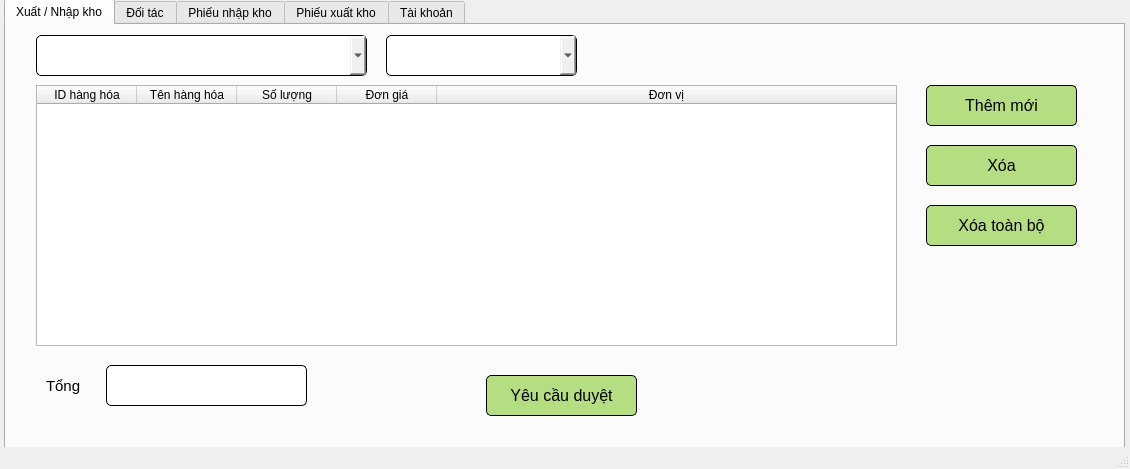
<?xml version="1.0" encoding="UTF-8"?>
<ui version="4.0">
 <class>MainWindow</class>
 <widget class="QMainWindow" name="MainWindow">
  <property name="geometry">
   <rect>
    <x>0</x>
    <y>0</y>
    <width>1130</width>
    <height>469</height>
   </rect>
  </property>
  <property name="windowTitle">
   <string>MainWindow</string>
  </property>
  <property name="styleSheet">
   <string notr="true">QLineEdit {
	border-radius: 5px;
	border: 1px solid #000000;
	padding: 10px;
}
QComboBox {
	border-radius: 5px;
	border: 1px solid #000000;
	padding: 10px;
}</string>
  </property>
  <widget class="QWidget" name="centralwidget">
   <widget class="QTabWidget" name="tabWidget">
    <property name="geometry">
     <rect>
      <x>4</x>
      <y>-1</y>
      <width>1121</width>
      <height>471</height>
     </rect>
    </property>
    <property name="currentIndex">
     <number>0</number>
    </property>
    <widget class="QWidget" name="tab">
     <attribute name="title">
      <string>Xuất / Nhập kho</string>
     </attribute>
     <widget class="QTableWidget" name="prod_table">
      <property name="enabled">
       <bool>true</bool>
      </property>
      <property name="geometry">
       <rect>
        <x>30</x>
        <y>60</y>
        <width>861</width>
        <height>261</height>
       </rect>
      </property>
      <property name="font">
       <font>
        <pointsize>9</pointsize>
       </font>
      </property>
      <property name="selectionMode">
       <enum>QAbstractItemView::SingleSelection</enum>
      </property>
      <property name="selectionBehavior">
       <enum>QAbstractItemView::SelectRows</enum>
      </property>
      <attribute name="horizontalHeaderStretchLastSection">
       <bool>true</bool>
      </attribute>
      <attribute name="verticalHeaderVisible">
       <bool>false</bool>
      </attribute>
      <attribute name="verticalHeaderStretchLastSection">
       <bool>false</bool>
      </attribute>
      <column>
       <property name="text">
        <string>ID hàng hóa</string>
       </property>
      </column>
      <column>
       <property name="text">
        <string>Tên hàng hóa</string>
       </property>
      </column>
      <column>
       <property name="text">
        <string>Số lượng</string>
       </property>
      </column>
      <column>
       <property name="text">
        <string>Đơn giá</string>
       </property>
      </column>
      <column>
       <property name="text">
        <string>Đơn vị</string>
       </property>
      </column>
     </widget>
     <widget class="QPushButton" name="add_prod_btn">
      <property name="geometry">
       <rect>
        <x>920</x>
        <y>60</y>
        <width>151</width>
        <height>41</height>
       </rect>
      </property>
      <property name="styleSheet">
       <string notr="true">QPushButton {
	background: #b5de83;
	border-radius: 5px;
	border: 1px solid #000000;
	font-size: 16px
}</string>
      </property>
      <property name="text">
       <string>Thêm mới</string>
      </property>
     </widget>
     <widget class="QPushButton" name="delete_prod_btn">
      <property name="geometry">
       <rect>
        <x>920</x>
        <y>120</y>
        <width>151</width>
        <height>41</height>
       </rect>
      </property>
      <property name="styleSheet">
       <string notr="true">QPushButton {
	background: #b5de83;
	border-radius: 5px;
	border: 1px solid #000000;
	font-size: 16px
}</string>
      </property>
      <property name="text">
       <string>Xóa</string>
      </property>
     </widget>
     <widget class="QPushButton" name="submit_btn">
      <property name="geometry">
       <rect>
        <x>480</x>
        <y>350</y>
        <width>151</width>
        <height>41</height>
       </rect>
      </property>
      <property name="styleSheet">
       <string notr="true">QPushButton {
	background: #b5de83;
	border-radius: 5px;
	border: 1px solid #000000;
	font-size: 16px
}</string>
      </property>
      <property name="text">
       <string>Yêu cầu duyệt</string>
      </property>
     </widget>
     <widget class="QPushButton" name="delete_all_prod_btn">
      <property name="geometry">
       <rect>
        <x>920</x>
        <y>180</y>
        <width>151</width>
        <height>41</height>
       </rect>
      </property>
      <property name="styleSheet">
       <string notr="true">QPushButton {
	background: #b5de83;
	border-radius: 5px;
	border: 1px solid #000000;
	font-size: 16px
}</string>
      </property>
      <property name="text">
       <string>Xóa toàn bộ</string>
      </property>
     </widget>
     <widget class="QComboBox" name="prtn_box">
      <property name="geometry">
       <rect>
        <x>30</x>
        <y>10</y>
        <width>331</width>
        <height>41</height>
       </rect>
      </property>
      <property name="font">
       <font>
        <pointsize>10</pointsize>
        <kerning>true</kerning>
       </font>
      </property>
      <property name="editable">
       <bool>false</bool>
      </property>
      <property name="frame">
       <bool>true</bool>
      </property>
     </widget>
     <widget class="QComboBox" name="type_box">
      <property name="geometry">
       <rect>
        <x>380</x>
        <y>10</y>
        <width>191</width>
        <height>41</height>
       </rect>
      </property>
      <property name="font">
       <font>
        <pointsize>10</pointsize>
        <kerning>true</kerning>
       </font>
      </property>
      <property name="editable">
       <bool>false</bool>
      </property>
      <property name="frame">
       <bool>true</bool>
      </property>
     </widget>
     <widget class="QLabel" name="label_13">
      <property name="geometry">
       <rect>
        <x>40</x>
        <y>340</y>
        <width>131</width>
        <height>41</height>
       </rect>
      </property>
      <property name="font">
       <font>
        <pointsize>11</pointsize>
       </font>
      </property>
      <property name="text">
       <string>Tổng</string>
      </property>
     </widget>
     <widget class="QLineEdit" name="total_cost">
      <property name="enabled">
       <bool>true</bool>
      </property>
      <property name="geometry">
       <rect>
        <x>100</x>
        <y>340</y>
        <width>201</width>
        <height>41</height>
       </rect>
      </property>
      <property name="font">
       <font>
        <pointsize>9</pointsize>
       </font>
      </property>
      <property name="readOnly">
       <bool>true</bool>
      </property>
      <property name="placeholderText">
       <string/>
      </property>
     </widget>
    </widget>
    <widget class="QWidget" name="tab_2">
     <attribute name="title">
      <string>Đối tác</string>
     </attribute>
     <widget class="QTableWidget" name="prtn_table">
      <property name="geometry">
       <rect>
        <x>40</x>
        <y>10</y>
        <width>871</width>
        <height>261</height>
       </rect>
      </property>
      <property name="selectionMode">
       <enum>QAbstractItemView::SingleSelection</enum>
      </property>
      <property name="selectionBehavior">
       <enum>QAbstractItemView::SelectRows</enum>
      </property>
      <attribute name="horizontalHeaderStretchLastSection">
       <bool>true</bool>
      </attribute>
      <attribute name="verticalHeaderVisible">
       <bool>false</bool>
      </attribute>
      <attribute name="verticalHeaderStretchLastSection">
       <bool>false</bool>
      </attribute>
      <column>
       <property name="text">
        <string>ID</string>
       </property>
      </column>
      <column>
       <property name="text">
        <string>Tên</string>
       </property>
      </column>
      <column>
       <property name="text">
        <string>Mô tả</string>
       </property>
      </column>
     </widget>
     <widget class="QPushButton" name="update_prtn_btn">
      <property name="geometry">
       <rect>
        <x>930</x>
        <y>70</y>
        <width>151</width>
        <height>41</height>
       </rect>
      </property>
      <property name="styleSheet">
       <string notr="true">QPushButton {
	background: #b5de83;
	border-radius: 5px;
	border: 1px solid #000000;
	font-size: 16px
}</string>
      </property>
      <property name="text">
       <string>Sửa đổi</string>
      </property>
     </widget>
     <widget class="QPushButton" name="add_prtn_btn">
      <property name="geometry">
       <rect>
        <x>930</x>
        <y>10</y>
        <width>151</width>
        <height>41</height>
       </rect>
      </property>
      <property name="styleSheet">
       <string notr="true">QPushButton {
	background: #b5de83;
	border-radius: 5px;
	border: 1px solid #000000;
	font-size: 16px
}</string>
      </property>
      <property name="text">
       <string>Thêm mới</string>
      </property>
     </widget>
     <widget class="QPushButton" name="delete_prtn_btn">
      <property name="geometry">
       <rect>
        <x>930</x>
        <y>130</y>
        <width>151</width>
        <height>41</height>
       </rect>
      </property>
      <property name="styleSheet">
       <string notr="true">QPushButton {
	background: #b5de83;
	border-radius: 5px;
	border: 1px solid #000000;
	font-size: 16px
}</string>
      </property>
      <property name="text">
       <string>Xóa</string>
      </property>
     </widget>
    </widget>
    <widget class="QWidget" name="tab_3">
     <attribute name="title">
      <string>Phiếu nhập kho</string>
     </attribute>
     <widget class="QTableWidget" name="import_table">
      <property name="geometry">
       <rect>
        <x>40</x>
        <y>10</y>
        <width>1031</width>
        <height>271</height>
       </rect>
      </property>
      <property name="font">
       <font>
        <pointsize>9</pointsize>
       </font>
      </property>
      <property name="selectionMode">
       <enum>QAbstractItemView::SingleSelection</enum>
      </property>
      <property name="selectionBehavior">
       <enum>QAbstractItemView::SelectRows</enum>
      </property>
      <attribute name="horizontalHeaderStretchLastSection">
       <bool>true</bool>
      </attribute>
      <attribute name="verticalHeaderVisible">
       <bool>false</bool>
      </attribute>
      <attribute name="verticalHeaderStretchLastSection">
       <bool>false</bool>
      </attribute>
      <column>
       <property name="text">
        <string>ID</string>
       </property>
      </column>
      <column>
       <property name="text">
        <string>Tên đối tác</string>
       </property>
      </column>
      <column>
       <property name="text">
        <string>Trạng thái</string>
       </property>
      </column>
      <column>
       <property name="text">
        <string>Tổng giá</string>
       </property>
      </column>
      <column>
       <property name="text">
        <string>Ngày tạo</string>
       </property>
      </column>
     </widget>
     <widget class="QPushButton" name="im_order_item_btn">
      <property name="geometry">
       <rect>
        <x>490</x>
        <y>300</y>
        <width>151</width>
        <height>41</height>
       </rect>
      </property>
      <property name="styleSheet">
       <string notr="true">QPushButton {
	background: #b5de83;
	border-radius: 5px;
	border: 1px solid #000000;
	font-size: 16px
}</string>
      </property>
      <property name="text">
       <string>Chi tiết</string>
      </property>
     </widget>
    </widget>
    <widget class="QWidget" name="tab_4">
     <attribute name="title">
      <string>Phiếu xuất kho</string>
     </attribute>
     <widget class="QPushButton" name="ex_order_item_btn">
      <property name="geometry">
       <rect>
        <x>490</x>
        <y>300</y>
        <width>151</width>
        <height>41</height>
       </rect>
      </property>
      <property name="styleSheet">
       <string notr="true">QPushButton {
	background: #b5de83;
	border-radius: 5px;
	border: 1px solid #000000;
	font-size: 16px
}</string>
      </property>
      <property name="text">
       <string>Chi tiết</string>
      </property>
     </widget>
     <widget class="QTableWidget" name="export_table">
      <property name="geometry">
       <rect>
        <x>40</x>
        <y>10</y>
        <width>1031</width>
        <height>271</height>
       </rect>
      </property>
      <property name="font">
       <font>
        <pointsize>9</pointsize>
       </font>
      </property>
      <property name="selectionMode">
       <enum>QAbstractItemView::SingleSelection</enum>
      </property>
      <property name="selectionBehavior">
       <enum>QAbstractItemView::SelectRows</enum>
      </property>
      <attribute name="horizontalHeaderStretchLastSection">
       <bool>true</bool>
      </attribute>
      <attribute name="verticalHeaderVisible">
       <bool>false</bool>
      </attribute>
      <attribute name="verticalHeaderStretchLastSection">
       <bool>false</bool>
      </attribute>
      <column>
       <property name="text">
        <string>ID</string>
       </property>
      </column>
      <column>
       <property name="text">
        <string>Tên đối tác</string>
       </property>
      </column>
      <column>
       <property name="text">
        <string>Trạng thái</string>
       </property>
      </column>
      <column>
       <property name="text">
        <string>Tổng giá</string>
       </property>
      </column>
      <column>
       <property name="text">
        <string>Ngày tạo</string>
       </property>
      </column>
     </widget>
    </widget>
    <widget class="QWidget" name="tab_5">
     <attribute name="title">
      <string>Tài khoản</string>
     </attribute>
     <widget class="QLabel" name="label_11">
      <property name="geometry">
       <rect>
        <x>20</x>
        <y>20</y>
        <width>131</width>
        <height>41</height>
       </rect>
      </property>
      <property name="font">
       <font>
        <pointsize>11</pointsize>
       </font>
      </property>
      <property name="text">
       <string>Tên đăng nhập</string>
      </property>
     </widget>
     <widget class="QLineEdit" name="username_input">
      <property name="enabled">
       <bool>true</bool>
      </property>
      <property name="geometry">
       <rect>
        <x>170</x>
        <y>20</y>
        <width>331</width>
        <height>41</height>
       </rect>
      </property>
      <property name="font">
       <font>
        <pointsize>9</pointsize>
       </font>
      </property>
      <property name="readOnly">
       <bool>true</bool>
      </property>
      <property name="placeholderText">
       <string/>
      </property>
     </widget>
     <widget class="QLabel" name="label_12">
      <property name="geometry">
       <rect>
        <x>20</x>
        <y>80</y>
        <width>131</width>
        <height>41</height>
       </rect>
      </property>
      <property name="font">
       <font>
        <pointsize>11</pointsize>
       </font>
      </property>
      <property name="text">
       <string>Họ tên</string>
      </property>
     </widget>
     <widget class="QLineEdit" name="fullname_input">
      <property name="enabled">
       <bool>true</bool>
      </property>
      <property name="geometry">
       <rect>
        <x>170</x>
        <y>80</y>
        <width>331</width>
        <height>41</height>
       </rect>
      </property>
      <property name="font">
       <font>
        <pointsize>9</pointsize>
       </font>
      </property>
      <property name="readOnly">
       <bool>true</bool>
      </property>
      <property name="placeholderText">
       <string/>
      </property>
     </widget>
     <widget class="QPushButton" name="logout_btn">
      <property name="geometry">
       <rect>
        <x>940</x>
        <y>350</y>
        <width>151</width>
        <height>41</height>
       </rect>
      </property>
      <property name="styleSheet">
       <string notr="true">QPushButton {
	background: #b5de83;
	border-radius: 5px;
	border: 1px solid #000000;
	font-size: 16px
}</string>
      </property>
      <property name="text">
       <string>Đăng xuất</string>
      </property>
     </widget>
    </widget>
   </widget>
  </widget>
  <widget class="QStatusBar" name="statusbar"/>
 </widget>
 <resources/>
 <connections/>
</ui>
